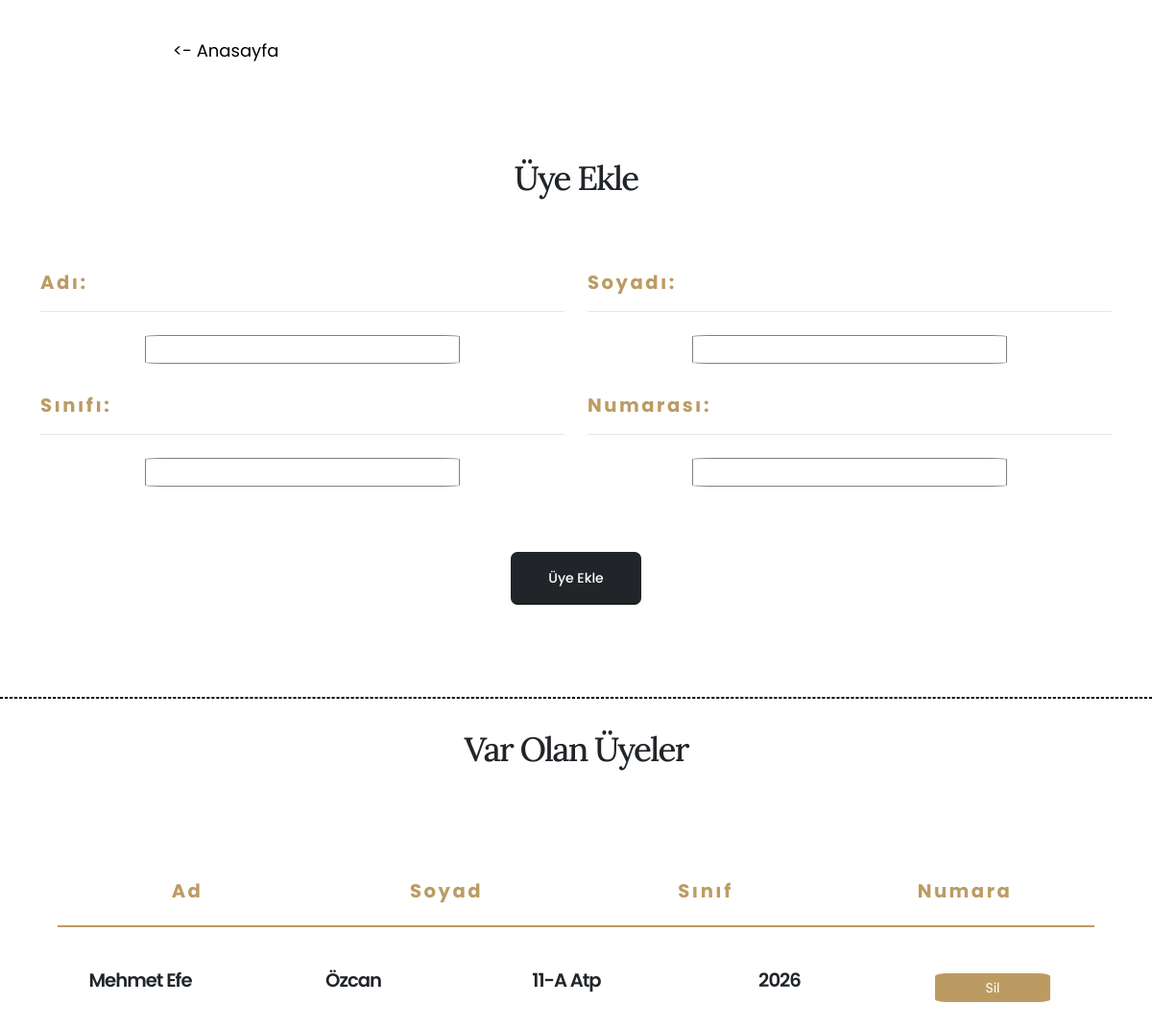
/add-member, run on an earlier commit of the app's database.
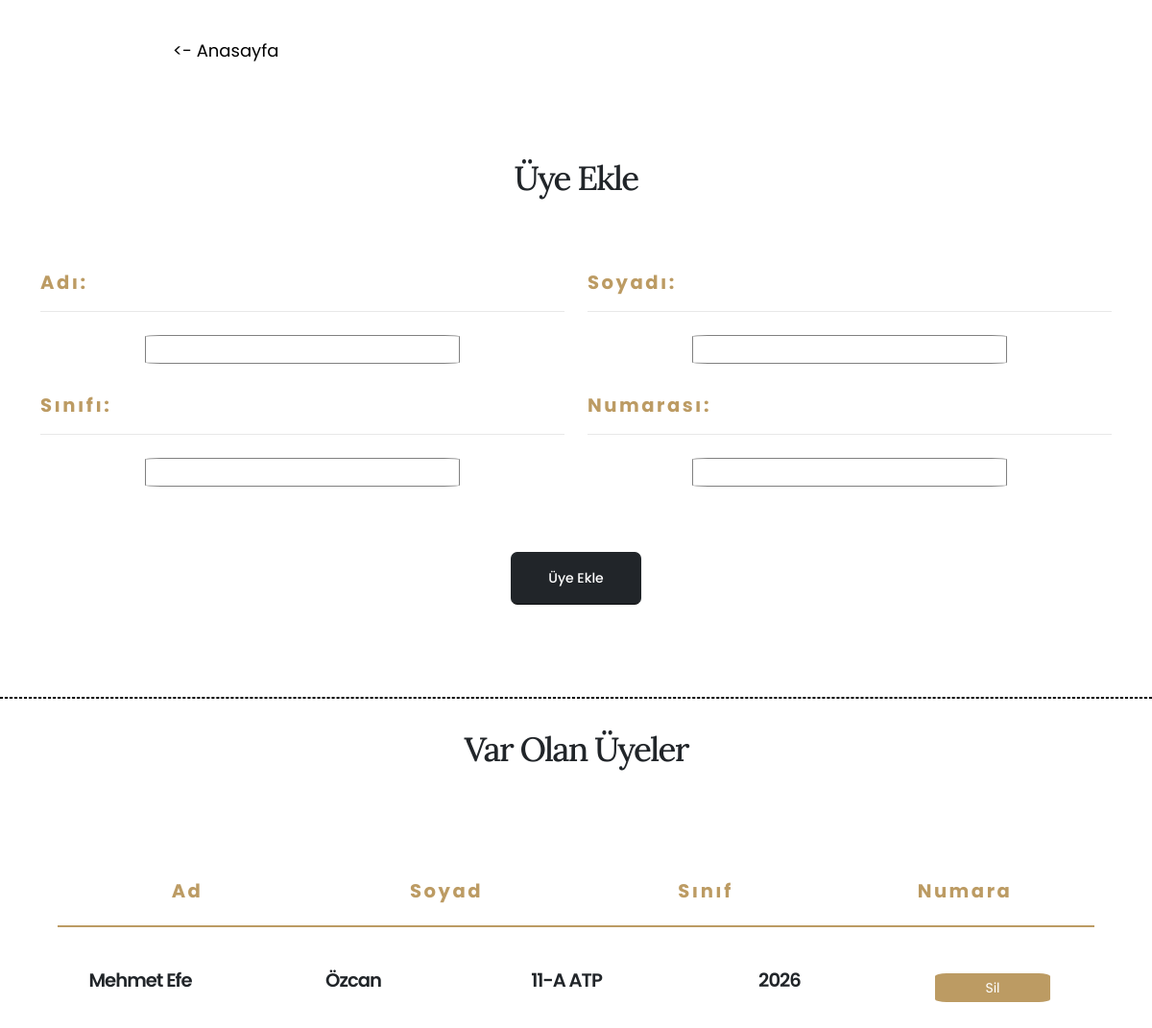
And on a later commit of the database.
### main.py (models this page shows)
class members(db.Model):
    id = db.Column(db.Integer, primary_key=True)
    name = db.Column(db.String(50), nullable=False)
    surname = db.Column(db.String(50), nullable=False)
    classroom = db.Column(db.String(10), nullable=False)
    no = db.Column(db.String(10), nullable=False)

### main.py (the view, shortened to what this page needs)
@app.route("/add-member", methods=["POST", "GET"])
def memberPage():
    _members = members.query.all()
    return render_template("addMember.html", members=_members)

### templates/addMember.html (shortened to what the changed rows need)
<!DOCTYPE html>
<html lang="en">
  <head>
    <link rel="stylesheet" href="../static/css/bootstrap.min.css" />
    <link rel="stylesheet" href="../static/css/all.min.css" />
    <link rel="stylesheet" href="../static/css/animate.compat.css" />
    <link rel="stylesheet" href="../static/css/simple-line-icons.min.css" />
    <link rel="stylesheet" href="../static/css/owl.carousel.min.css" />
    <link rel="stylesheet" href="../static/css/owl.theme.default.min.css" />
    <link rel="stylesheet" href="../static/css/magnific-popup.min.css" />
    <link rel="stylesheet" href="../static/css/theme.css" />
    <link rel="stylesheet" href="../static/css/theme-elements.css" />
    <link rel="stylesheet" href="../static/css/theme-blog.css" />
    <link rel="stylesheet" href="../static/css/theme-shop.css" />
    <link rel="stylesheet" href="../static/css/demo-restaurant.css" />
    <link
      id="skinCSS"
      rel="stylesheet"
      href="../static/css/skin-restaurant.css"
    />
    <link rel="stylesheet" href="../static/css/custom.css" />
    <link href="../static/css/all.min.css" rel="stylesheet" type="text/css" />
    <link rel="stylesheet" href="../static/css/style.css" />
  </head>
  <body>
    <div style="margin-top: 30px">
      <main style="display: flex; flex-direction: column; margin-bottom: 50px">
        {% for member in members %}
        <div
          style="
            width: 90%;
            margin: 0 auto;
            text-align: center;
            justify-content: center;
            align-items: center;
            padding-top: 20px;
            display: flex;
            flex-direction: row;
          "
        >
          <article style="width: 60%; margin-right: 50px">
            <div>
              <h4 style="word-break: break-all">{{member.name}}</h4>
            </div>
          </article>
          <article style="width: 60%; margin-right: 50px">
            <div>
              <h4 style="word-break: break-all">{{member.surname}}</h4>
            </div>
          </article>
          <article style="width: 60%; margin-right: 50px">
            <div>
              <h4 style="word-break: break-all">{{member.classroom}}</h4>
            </div>
          </article>
          <article style="width: 60%; margin-right: 50px">
            <div>
              <h4 style="word-break: break-all">{{member.no}}</h4>
            </div>
          </article>
          <article style="width: 60%; margin-right: 20px">
            <form action="" method="post" name="form2">
              <div>
                <button
                  type="submit"
                  value="{{member.no}}"
                  name="Sil"
                  style="
                    min-width: 120px;
                    border-radius: 10%;
                    border: 1px solid transparent;
                    background-color: #bc9b63;
                    color: white;
                  "
                >
                  Sil
                </button>
              </div>
            </form>
          </article>
        </div>
        {% endfor %}
      </main>
    </div>
  </body>
</html>

What changed in the data, as far as the page shows it:
changed members "Mehmet Efe": classroom "11-A Atp" → "11-A ATP"
